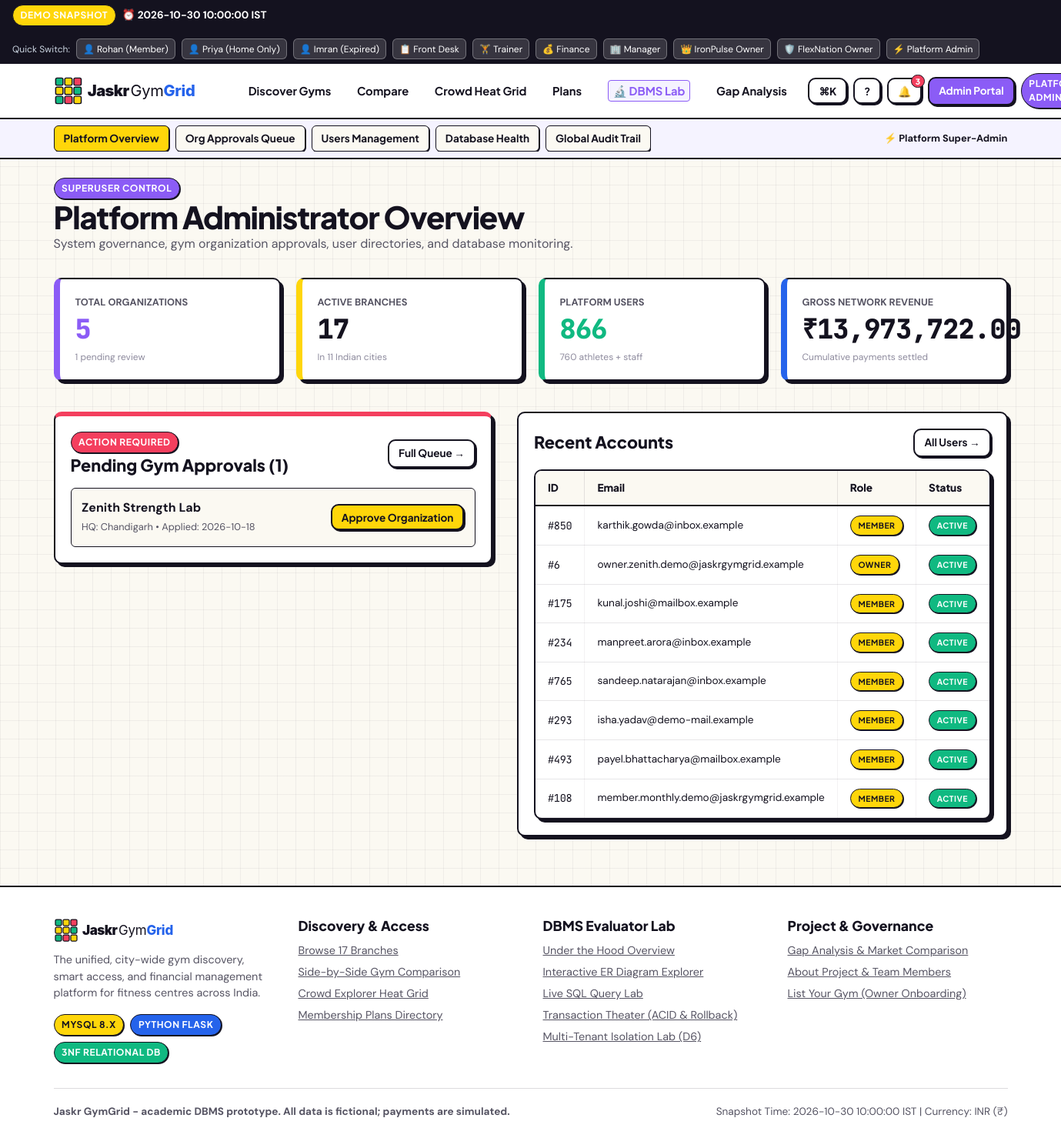
The app's page /admin/dashboard (signed in), older data.
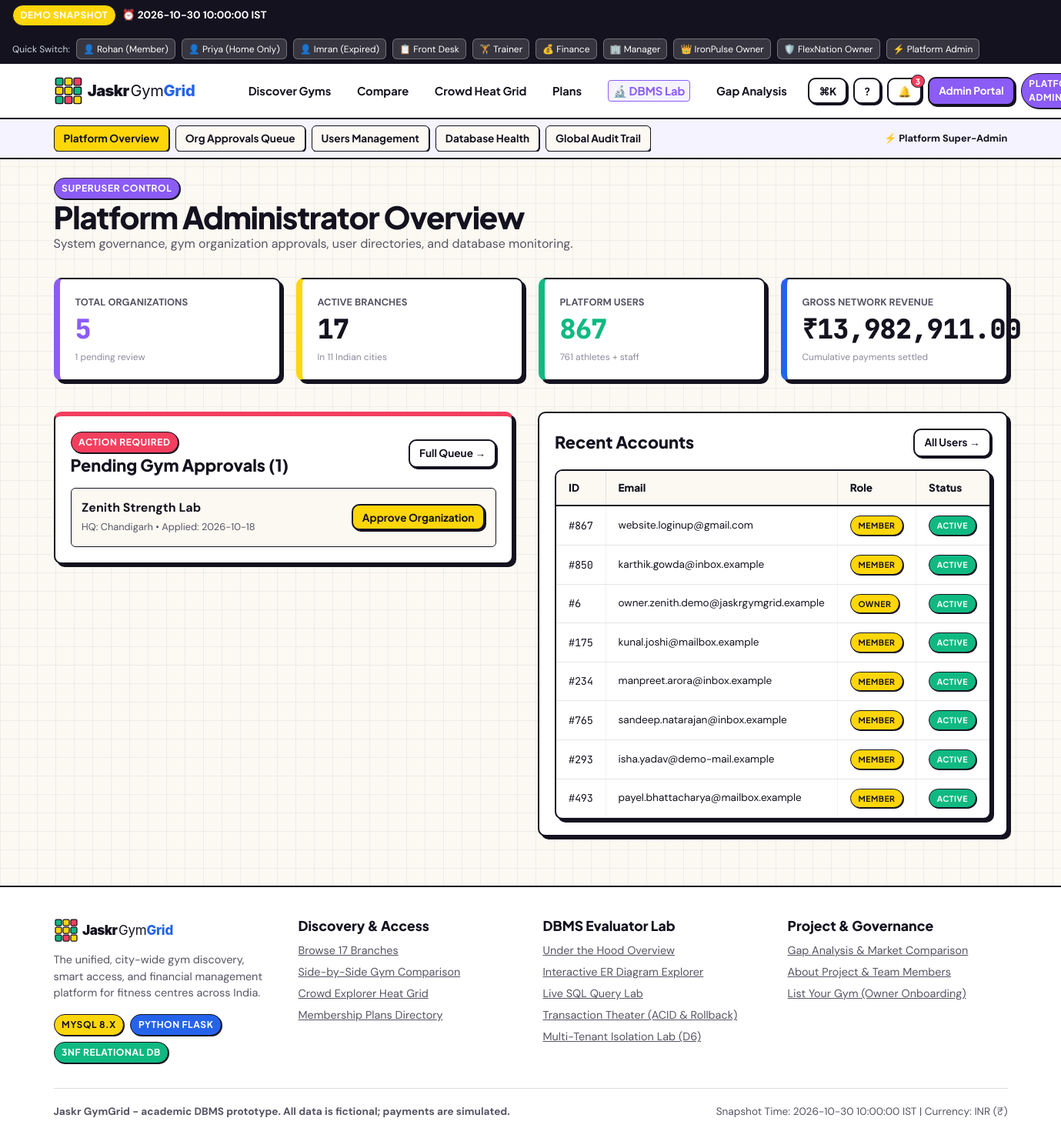
The same page, newer data.
### tables this page shows
CREATE TABLE organizations (
        organization_id INTEGER PRIMARY KEY AUTOINCREMENT,
        name TEXT NOT NULL,
        contact_email TEXT NOT NULL,
        status TEXT NOT NULL DEFAULT 'active',
        brand_type TEXT NOT NULL DEFAULT 'independent',
        headquarters_city TEXT NOT NULL,
        created_at TEXT NOT NULL
    );

CREATE TABLE users (
        user_id INTEGER PRIMARY KEY AUTOINCREMENT,
        email TEXT NOT NULL UNIQUE,
        password_hash TEXT NOT NULL,
        role TEXT NOT NULL,
        is_active INTEGER NOT NULL DEFAULT 1,
        created_at TEXT NOT NULL,
        last_login TEXT NULL
    );

### app/admin.py (the view)
@admin_bp.route("/dashboard")
@login_required
@roles_required("admin")
def dashboard():
    stats = {
        "orgs": query_one("SELECT COUNT(*) AS c FROM organizations;")["c"],
        "pending_orgs": query_one("SELECT COUNT(*) AS c FROM organizations WHERE status = 'pending';")["c"],
        "branches": query_one("SELECT COUNT(*) AS c FROM branches;")["c"],
        "users": query_one("SELECT COUNT(*) AS c FROM users;")["c"],
        "members": query_one("SELECT COUNT(*) AS c FROM members;")["c"],
        "checkins": query_one("SELECT COUNT(*) AS c FROM attendance;")["c"],
        "gross_revenue": query_one("SELECT COALESCE(SUM(amount), 0.0) AS s FROM payments WHERE payment_status = 'successful';")["s"]
    }
    pending_list = query_all("SELECT * FROM organizations WHERE status = 'pending' ORDER BY created_at DESC;")
    recent_users = query_all("SELECT user_id, email, role, is_active, created_at FROM users ORDER BY created_at DESC LIMIT 8;")
    return render_template("admin/dashboard.html",
                           stats=stats,
                           pending_list=pending_list,
                           recent_users=recent_users,
                           portal_context="admin",
                           active_tab="dashboard")

### app/auth.py (called while the page is built)
def get_current_user():
    if "user_id" not in session:
        return None
    return {
        "user_id": session.get("user_id"),
        "email": session.get("email"),
        "role": session.get("role"),
        "full_name": session.get("full_name", "User"),
        "member_id": session.get("member_id"),
        "home_branch_id": session.get("home_branch_id"),
        "staff_id": session.get("staff_id"),
        "job_role": session.get("job_role"),
        "organization_id": session.get("organization_id"),
        "branch_id": session.get("branch_id"),
        "organization_name": session.get("organization_name")
    }

def login_required(f):
    @wraps(f)
    def decorated_function(*args, **kwargs):
        if "user_id" not in session:
            flash("Please sign in to access this page.", "warning")
            return redirect(url_for("auth.login", next=request.url))
        return f(*args, **kwargs)
    return decorated_function

### app/config.py (called while the page is built)
    @classmethod
    def get_app_today(cls):
        if cls.DEMO_MODE:
            return dt.datetime.strptime(cls.APP_TODAY_STR, "%Y-%m-%d").date()
        return dt.date.today()

### app/database.py (called while the page is built)
def is_mysql():
    return _is_mysql_active

### templates/admin/dashboard.html (shortened to what the changed rows need)
{% extends "base.html" %}
{% block content %}
<div class="container">
  <div style="margin-bottom: 2rem;">
    <h1>Platform Administrator Overview</h1>
  </div>
  <div class="bento-grid" style="margin-bottom: 2.5rem;">
    <div class="card" style="border-left: 8px solid var(--mint-green);">
      <div style="font-size: 0.8rem; font-weight: 700; color: var(--ink-muted); text-transform: uppercase;">Platform Users</div>
      <div class="mono-num" style="font-size: 2.2rem; font-weight: 900; color: var(--mint-green);">{{ stats.users }}</div>
      <div style="font-size: 0.75rem; color: var(--ink-subtle);">{{ stats.members }} athletes + staff</div>
    </div>
    <div class="card" style="border-left: 8px solid var(--electric-blue);">
      <div style="font-size: 0.8rem; font-weight: 700; color: var(--ink-muted); text-transform: uppercase;">Gross Network Revenue</div>
      <div class="mono-num" style="font-size: 2.2rem; font-weight: 900; color: var(--ink-primary);">
        ₹{{ "{:,.2f}".format(stats.gross_revenue) }}
      </div>
      <div style="font-size: 0.75rem; color: var(--ink-subtle);">Cumulative payments settled</div>
    </div>
  </div>
  <div style="display: grid; grid-template-columns: 1fr 1fr; gap: 2rem; margin-bottom: 2.5rem; align-items: flex-start;">
    <div class="card" style="border-top: 6px solid var(--hot-coral);">
      <div style="display: flex; flex-direction: column; gap: 0.75rem;">
        {% for p in pending_list %}
          <div style="border: var(--border-thin); border-radius: var(--radius-sm); padding: 0.85rem; background: var(--bg-canvas); display: flex; justify-content: space-between; align-items: center;">
            <div>
              <strong style="display: block; font-size: 1rem;">{{ p.name }}</strong>
              <span style="font-size: 0.8rem; color: var(--ink-muted);">HQ: {{ p.headquarters_city }} • Applied: {{ p.created_at }}</span>
            </div>
            <form method="POST" action="{{ url_for('admin.approve_org', organization_id=p.organization_id) }}">
              <button type="submit" class="btn btn-sm btn-primary">Approve Organization</button>
            </form>
          </div>
        {% else %}
          <p style="color: var(--ink-muted); font-size: 0.9rem; text-align: center; padding: 1.5rem 0;">No organizations pending approval.</p>
        {% endfor %}
      </div>
    </div>
    <div class="card">
      <div class="table-responsive">
        <table class="table-custom" style="font-size: 0.85rem;">
          <thead>
            <tr>
              <th>ID</th>
              <th>Email</th>
              <th>Role</th>
              <th>Status</th>
            </tr>
          </thead>
          <tbody>
            {% for u in recent_users %}
              <tr>
                <td class="mono-num">#{{ u.user_id }}</td>
                <td>{{ u.email }}</td>
                <td><span class="badge badge-yellow" style="font-size: 0.65rem;">{{ u.role|upper }}</span></td>
                <td>
                  <span class="badge {% if u.is_active %}badge-mint{% else %}badge-coral{% endif %}" style="font-size: 0.65rem;">
                    {{ "Active" if u.is_active else "Suspended" }}
                  </span>
                </td>
              </tr>
            {% endfor %}
          </tbody>
        </table>
      </div>
    </div>
  </div>
</div>
{% endblock %}

Row changes from the older to the newer data that the page shows:
no longer on this page (row unchanged): users: user_id "108", email "member.monthly.demo@jaskrgymgrid.example", role "MEMBER", is_active "ACTIVE"
added users: user_id "867", email "website.loginup@gmail.com", role "MEMBER", is_active "ACTIVE"
Text that changed along with them:
{{ stats.users }}: "866" → "867"
{{ stats.members }}: "760" → "761"
{{ "{:,.2f}".format(stats.gross_revenue) }}: "13,973,722.00" → "13,982,911.00"
